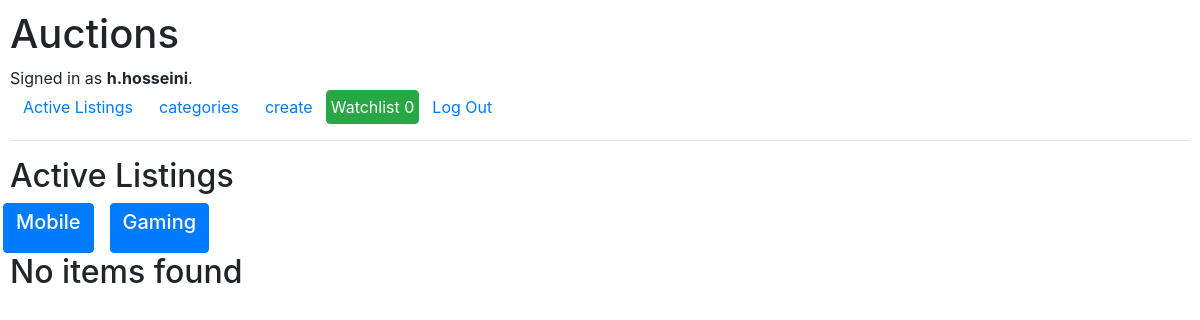
Page /categories (signed in) on the committed database.
### auctions/models.py (models this page shows, shortened)
class User(AbstractUser):
    pass

class Categories(models.Model):
    categoryName = models.CharField(max_length=50)
    imageUrl = models.ImageField(upload_to='img', default="", )

### auctions/views.py (the view)
# urls.py: path('categories', views.displayCategories, name="displayCategories"),
def displayCategories(request):
    img_path = 'http://' + request.get_host() + '/media/'
    allCategory = Categories.objects.all()
    if request.method == "POST":
        categoryFromForm = request.POST['category']
        category = Categories.objects.get(categoryName=categoryFromForm)
        activeListing = Listing.objects.filter(
            isActive=True, category=category)
        return render(request, 'auctions/displayCategories.html', {
            'listing': activeListing,
            'categories': allCategory
        })
    else:
        return render(request, 'auctions/displayCategories.html', {
            'categories': allCategory,
            'imgPathBase': img_path
        })

### auctions/context_processors.py (called while the page is built)
def watchlist_items(request):
    user = request.user
    watchlist_items = WatchlistItem.objects.filter(user=user)
    listing_attributes = [item.listing for item in watchlist_items]
    return {"watchlistItem": listing_attributes, 'len' : len(watchlist_items)}

### auctions/templates/auctions/displayCategories.html (shortened to what this page needs)
{% extends "auctions/layout.html" %} {% block body %} {% load static %}
<h2>Active Listings</h2>
<div class="d-flex flex-row row">
  {% if categories %} {% for category in categories %}
  <div class="">
    <form action="{% url 'displayCategories' %}" method="POST" class="row mx-2">
      <button type="submit" class="btn btn-primary">
        <h5 class="card-title">{{ category.categoryName }}</h5>
      </button>
    </form>
  </div>
  {% endfor %} {% endif %}
</div>
  {% if listing %} {% for item in listing %}
  <div class="card p-2 m-3" style="width: 18rem; height: 24rem">
    <img
      class="card-img-top"
      src="media/{{ item.imageUrl }}"
      style="max-width: 17rem; height: 12rem"
      alt="Card image cap"
    />
    <div class="card-body">
      <h5 class="card-title">{{ item.title }}</h5>
      <p class="card-text">{{ item.description }}</p>
      <small class="text-muted">{{ item.price }} USD</small>
      <br />
      <a href="{% url 'details' item.id %}" class="btn btn-primary"
        >Go to Product</a
      >
    </div>
  </div>
  {% endfor %} {% else %}
<h2>No items found</h2>
{% endif %} {% endblock %}

### auctions/templates/auctions/layout.html (shortened to what this page needs)
{% load static %}
<!DOCTYPE html>
<html lang="en">
  <head>
    <link
      rel="stylesheet"
      href="https://stackpath.bootstrapcdn.com/bootstrap/4.4.1/css/bootstrap.min.css"
    />
    <link href="{% static 'auctions/styles.css' %}" rel="stylesheet" />
  </head>
  <body>
    <h1>Auctions</h1>
    <div>
      {% if user.is_authenticated %} Signed in as
      <strong>{{ user.username }}</strong>. {% else %}
      <p>Not signed in.</p>
      {% endif %}
    </div>
    <ul class="nav">
      <li class="nav-item">
        <a class="nav-link btn btn-link p-1 mx-2" href="{% url 'index' %}">Active Listings</a>
      </li>
      <li class="nav-item">
        <a class="nav-link btn btn-link p-1 mx-2" href="{% url 'displayCategories' %}">categories</a>
      </li>
      {% if user.is_authenticated %}
      <li class="nav-item">
        <a class="nav-link btn btn-link p-1 mx-2" href="{% url 'create' %}">create</a>
      </li>
      <li class="nav-item">
        <a class="nav-link btn btn-success p-1 m-0" href="{% url 'displaywatchlists' %}">Watchlist {{len}}</a>
      </li>
      <li class="nav-item">
        <a class="nav-link btn btn-link p-1 mx-2" href="{% url 'logout' %}">Log Out</a>
      </li>
      {% endif %}
    </ul>
    <hr />
    {% block body %} {% endblock %}
  </body>
</html>

### auctions/static/auctions/styles.css (style rules this page uses)
body { padding: 10px; }

### rows in the picture
User: username "h.hosseini"
Categories: categoryName "Mobile"
Categories: categoryName "Gaming"

### other values in the picture
{{ len }} "0"
